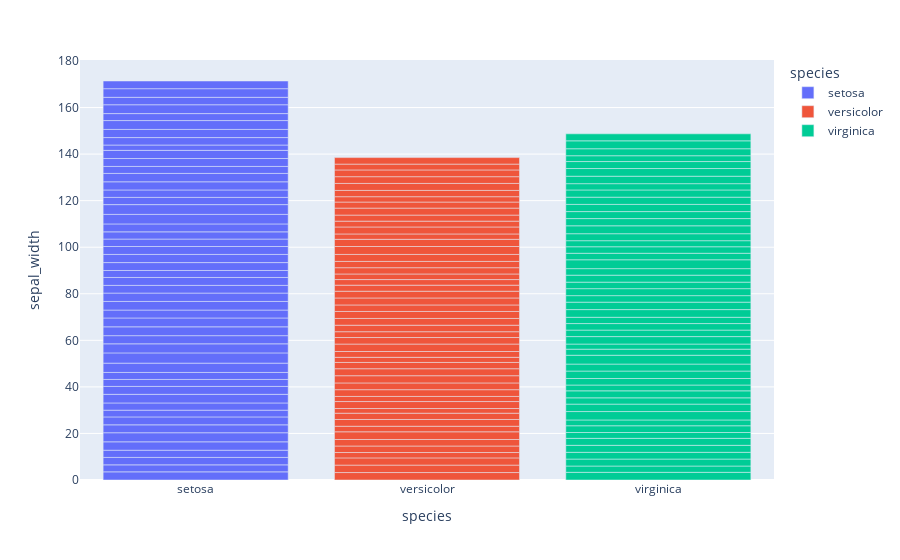

The notebook cell this image was saved under:
### Code cell
fig4 = px.bar(df, x='species', y='sepal_width', color='species')
fig4

### Figure 1 — Plotly figure (JSON) as saved in the notebook; plotly's stock layout.template omitted (floating-point values rounded to 4 significant figures)
{"data": [{"alignmentgroup": "True", "hovertemplate": "species=%{x}<br>sepal_width=%{y}<extra></extra>", "legendgroup": "setosa", "marker": {"color": "#636efa", "pattern": {"shape": ""}}, "name": "setosa", "offsetgroup": "setosa", "orientation": "v", "showlegend": true, "textposition": "auto", "type": "bar", "x": ["setosa", "setosa", "setosa", "setosa", "setosa", "setosa", "setosa", "setosa", "setosa", "setosa", "setosa", "setosa", "setosa", "setosa", "setosa", "setosa", "setosa", "setosa", "setosa", "setosa", "setosa", "setosa", "setosa", "setosa", "setosa", "setosa", "setosa", "setosa", "setosa", "setosa", "setosa", "setosa", "setosa", "setosa", "setosa", "setosa", "setosa", "setosa", "setosa", "setosa", "setosa", "setosa", "setosa", "setosa", "setosa", "setosa", "setosa", "setosa", "setosa", "setosa"], "xaxis": "x", "y": [3.5, 3, 3.2, 3.1, 3.6, 3.9, 3.4, 3.4, 2.9, 3.1, 3.7, 3.4, 3, 3, 4, 4.4, 3.9, 3.5, 3.8, 3.8, 3.4, 3.7, 3.6, 3.3, 3.4, 3, 3.4, 3.5, 3.4, 3.2, 3.1, 3.4, 4.1, 4.2, 3.1, 3.2, 3.5, 3.6, 3, 3.4, 3.5, 2.3, 3.2, 3.5, 3.8, 3, 3.8, 3.2, 3.7, 3.3], "yaxis": "y"}, {"alignmentgroup": "True", "hovertemplate": "species=%{x}<br>sepal_width=%{y}<extra></extra>", "legendgroup": "versicolor", "marker": {"color": "#EF553B", "pattern": {"shape": ""}}, "name": "versicolor", "offsetgroup": "versicolor", "orientation": "v", "showlegend": true, "textposition": "auto", "type": "bar", "x": ["versicolor", "versicolor", "versicolor", "versicolor", "versicolor", "versicolor", "versicolor", "versicolor", "versicolor", "versicolor", "versicolor", "versicolor", "versicolor", "versicolor", "versicolor", "versicolor", "versicolor", "versicolor", "versicolor", "versicolor", "versicolor", "versicolor", "versicolor", "versicolor", "versicolor", "versicolor", "versicolor", "versicolor", "versicolor", "versicolor", "versicolor", "versicolor", "versicolor", "versicolor", "versicolor", "versicolor", "versicolor", "versicolor", "versicolor", "versicolor", "versicolor", "versicolor", "versicolor", "versicolor", "versicolor", "versicolor", "versicolor", "versicolor", "versicolor", "versicolor"], "xaxis": "x", "y": [3.2, 3.2, 3.1, 2.3, 2.8, 2.8, 3.3, 2.4, 2.9, 2.7, 2, 3, 2.2, 2.9, 2.9, 3.1, 3, 2.7, 2.2, 2.5, 3.2, 2.8, 2.5, 2.8, 2.9, 3, 2.8, 3, 2.9, 2.6, 2.4, 2.4, 2.7, 2.7, 3, 3.4, 3.1, 2.3, 3, 2.5, 2.6, 3, 2.6, 2.3, 2.7, 3, 2.9, 2.9, 2.5, 2.8], "yaxis": "y"}, {"alignmentgroup": "True", "hovertemplate": "species=%{x}<br>sepal_width=%{y}<extra></extra>", "legendgroup": "virginica", "marker": {"color": "#00cc96", "pattern": {"shape": ""}}, "name": "virginica", "offsetgroup": "virginica", "orientation": "v", "showlegend": true, "textposition": "auto", "type": "bar", "x": ["virginica", "virginica", "virginica", "virginica", "virginica", "virginica", "virginica", "virginica", "virginica", "virginica", "virginica", "virginica", "virginica", "virginica", "virginica", "virginica", "virginica", "virginica", "virginica", "virginica", "virginica", "virginica", "virginica", "virginica", "virginica", "virginica", "virginica", "virginica", "virginica", "virginica", "virginica", "virginica", "virginica", "virginica", "virginica", "virginica", "virginica", "virginica", "virginica", "virginica", "virginica", "virginica", "virginica", "virginica", "virginica", "virginica", "virginica", "virginica", "virginica", "virginica"], "xaxis": "x", "y": [3.3, 2.7, 3, 2.9, 3, 3, 2.5, 2.9, 2.5, 3.6, 3.2, 2.7, 3, 2.5, 2.8, 3.2, 3, 3.8, 2.6, 2.2, 3.2, 2.8, 2.8, 2.7, 3.3, 3.2, 2.8, 3, 2.8, 3, 2.8, 3.8, 2.8, 2.8, 2.6, 3, 3.4, 3.1, 3, 3.1, 3.1, 3.1, 2.7, 3.2, 3.3, 3, 2.5, 3, 3.4, 3], "yaxis": "y"}], "layout": {"barmode": "relative", "legend": {"title": {"text": "species"}, "tracegroupgap": 0}, "margin": {"t": 60}, "xaxis": {"anchor": "y", "categoryarray": ["setosa", "versicolor", "virginica"], "categoryorder": "array", "domain": [0, 1], "title": {"text": "species"}}, "yaxis": {"anchor": "x", "domain": [0, 1], "title": {"text": "sepal_width"}}}}
